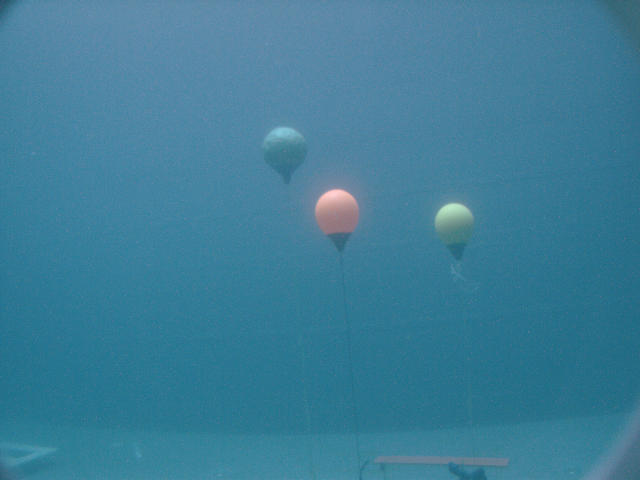
#> input picture 06a_kmeans/images/buoys.png, 640 x 480 px, found by its file name
$ python template.py
#> lines starting #> are read from the running program, lines starting #| are printed output that depends on the picture
### 06a_kmeans/tools.py
import itertools
import sklearn.datasets as datasets
import matplotlib
import matplotlib.pyplot as plt
import numpy as np
from scipy import linalg


def load_iris():
    '''
    Load the iris dataset that contains N input features
    of dimension F and N target classes.

    Returns:
    * inputs (np.ndarray): A [N x F] array of input features
    * targets (np.ndarray): A [N,] array of target classes
    '''
    iris = datasets.load_iris()
    return iris.data, iris.target, [0, 1, 2]


def image_to_numpy(path: str = './images/buoys.png'):
    '''Converts an image to a numpy array and returns
    it and the original width and height
    '''
    # we only want the RGB values, not the A value.
    image = plt.imread(path)[:, :, :3]
    # reshape image from [width, height, 3] to [width*height, 3]
    return image.reshape(-1, image.shape[2]), (image.shape[0], image.shape[1])


# [50 lines left out: function plot_gmm_results, not called in this run]


# [2 lines that do not run on import are left out]

### 06a_kmeans/template.py
# Author: Huldar
# Date: 2024-10-23
# Project: Assignment 6a
# Acknowledgements:
#

# Imports
import numpy as np
import sklearn as sk
from sklearn.cluster import KMeans
from sklearn.metrics import accuracy_score, confusion_matrix
from sklearn.mixture import GaussianMixture
import matplotlib.pyplot as plt
from typing import Union

from tools import load_iris, image_to_numpy, plot_gmm_results

def distance_matrix(
    X: np.ndarray,
    Mu: np.ndarray
) -> np.ndarray:
    '''
    Returns a matrix of euclidian distances between points in X and Mu.

    Inputs:
    X : A [N x f] array of samples
    Mu : A [K x f] array of prototypes

    outputs:
    dist : A [N x K] array of euclidian distances where dist[i, j] is the euclidian distance between X[i, :] and Mu[j, :]
    '''
    # Find N, K and f
    N, f = X.shape
    K = Mu.shape[0]

    # Initialize dist as zeros of size (n x k)
    dist = np.zeros([N,K])

    # For each each value in dist, calculate distance between X and Mu
    for i in range(N):  # For each data sample
        for j in range(K):  # For each prototype vector
            # Calculate distance
            dist[i,j] = np.linalg.norm(X[i,:]-Mu[j,:])
        # End for j
    # End for i

    # Return dist
    return dist

def determine_r(dist: np.ndarray) -> np.ndarray:
    '''
    Returns a matrix of binary indicators, determining
    assignment of samples to prototypes.

    Input:
    dist : A [N x K] array of distances

    Returns:
    R : A [N x K] array where R[i, j] is 1 if sample i is closest to prototype j and 0 otherwise.
    '''
    # Init R as zeros of size (N x K)
    N, K = dist.shape
    R = np.zeros([N,K],dtype=int)

    # Loop through each row of dist and set the value in r to 1 for the lowest corresponding distance in dist
    for n in range(N):
        # Reset or initialize index and min_dist
        index = -1
        min_dist = float('inf') # Set as high as possible
        # Loop through each column of dist to check the distances
        for k in range(K):
            # Check if distance is smaller than the min_dist found so far, if so, update min_dist and index
            if dist[n,k] < min_dist:
                min_dist = dist[n,k]
                index = k
        # end for k

        # Set value for R at index as 1
        R[n,index] = 1
    # end for n

    # Return R
    return R

def determine_j(R: np.ndarray, dist: np.ndarray) -> float:
    '''
    Calculates the value of the objective function given arrays of indicators and distances.
    Based on equation 15.1 from Bishop

    Inputs:
    R : [N x K] array where R[i, j] is 1 if sample i is closest to prototype j and 0 otherwise.
    dist : [N x K] array of distances

    output:
    j_hat : The value of the objective function
    '''
    # Get linear combination of R and dist for each row in dist
    # Find minimum value
    # j = np.min(dist.dot(R.transpose()))
    N, K = dist.shape

    j_hat = 0

    for n in range(N):
        for k in range(K):
            j_hat = j_hat + R[n][k]*dist[n][k] #*dist[n][k]

    '''
    # How Danielle did it
    total_dist = np.sum(R*dist)
    average_dist = total_dist / R.shape[0]
    '''

    # return j_hat
    return j_hat/N

def update_Mu(Mu: np.ndarray, X: np.ndarray, R: np.ndarray) -> np.ndarray:
    '''
    Updates the prototypes, given arrays of current prototypes, samples and indicators.
    Equation from instructions:
    M-step, mu_k = sum over n {r_nk * x_n} / sum over n {r_nk}

    Inputs:
    Mu: A [K x f] array of current prototypes.
    X : A [N x f] array of samples.
    R : A [N x K] array of indicators.

    Returns:
    mu_new : A [K x f] array of updated prototypes.
    '''
    # Find N, K and f
    N = X.shape[0]
    K = Mu.shape[0]
    f = Mu.shape[1]

    # Initialize updated mu array, mu_new
    mu_new = np.zeros([K, f])

    # For each k (row in mu) in K, update mu prototype vector
    for k in range(K):
        # Find sum of all R's in column k, r_sum
        r_sum = np.sum(R[:,k])

        # Re-initialize rx_sum
        rx_sum = 0

        # For each n (row in X) in N
        for n in range(N):
            # Find sum of r_nk * x_n, rx_sum
            rx_sum = rx_sum + R[n,k]*X[n]
        # End for n

        # Set row k in mu_new as rx_sum/r_sum
        mu_new[k] = rx_sum/r_sum
        # Check for division by zero, if zero, reinitalize mu to random datapoint
        if r_sum == 0:
            mu_new[k] = X[np.random.randint(0,N)]
            # raise ZeroDivisionError("Division by zero in update_mu")
    # End for k

    # Return mu_new
    return mu_new

def k_means(X: np.ndarray, K: int, num_its: int) -> Union[list, np.ndarray, np.ndarray]:
    '''
    Performs the K-means algorithm according to the github instructions.

    Inputs:
    X       : A [N x f] array of samples.
    K       : Numberof clusters of data points
    num_its : The number of iterations

    Returns:
    J_hats  : List, length num_its, of the value of the objective function for each iteration
    Mu      : A [K x f] array of prototypes where each row is a prototype vector
    R       : A [N x K] array of indicators.
    '''
#> called with X = array of shape (150, 4), K = 4, num_its = 10
    # Standardize the sample data, find mean and standard deviation
    # Note: run the k_means algorithm on X_standard, not X.
    X_mean = X.mean(axis=0)
    X_std = X.std(axis=0)
    X_standard = (X-X_mean)/X_std

    # Step 1: Initialize K prototypes by picking K random samples from X as prototypes, Mu
    nn = sk.utils.shuffle(range(X_standard.shape[0]))
    Mu = X_standard[nn[0: K], :]

    # Initialize J_hat as an empty list
    J_hats = []

    # For each iteration
    for iter in range(num_its):

        # Step 2: E-step, calculate distance matrix, dist_matrix, as well as determining R [N x K] matrix with each r_nk indicator
        dist_matrix = distance_matrix(X_standard, Mu)
        R = determine_r(dist_matrix)

        # Step 3: Calculate value of J hat, objective function, for all r_nk and mu_k. Append value to the list
        J_hats.append(determine_j(R, dist_matrix))

        # Step 4: M-step, find new mus
        Mu = update_Mu(Mu, X_standard, R)

        # Step 5: Compare new J_hat to previous J_hat. If the difference is above a certain threshold, we perform steps 2-4 again. Otherwise we continue up to a maximum number of iterations.
        # Note: We have no threshold so we perform the number of iterations
    # End for iter

    # "de-standardize" the prototypes
        for i in range(K):
            Mu[i, :] = Mu[i, :] * X_std + X_mean

    # Return Mu, R and J_hats
    return [J_hats, Mu, R]

def _plot_j(iters: int, js: list):
    '''
    Plots the objective function as a function of iterations.
    Saves plot to 1_6_1.png

    inputs:
    iters   : Number of iterations
    js      : List of js corresponding to the iterations.
    '''
#> called with iters = 10
    # Plot js as a function of iters
    plt.plot(range(iters), js)
    # Label axis
    plt.xlabel("Iterations")
    plt.ylabel("Objective function, J hat")
    # Label title
    plt.title("Running values of J hat ", fontsize = 20)

    # Save plot as 1_6_1.png
    plt.savefig("06a_kmeans\\1_6_1.png")
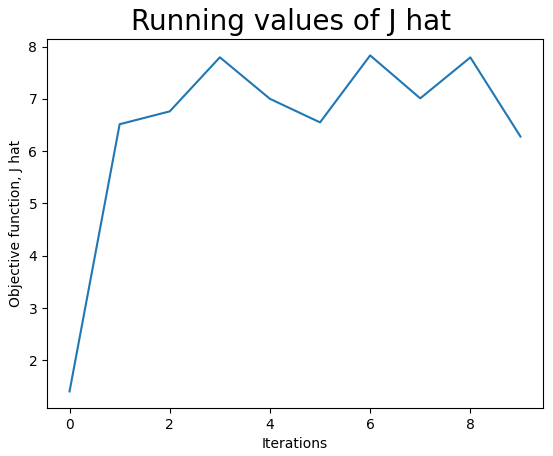
#> figure drawn by matplotlib, 1 panel; curve peaks at x = 6, y = 7.83

def _plot_multi_j(X: np.ndarray, iters: int = 10, ks: list = [2, 3, 5, 10]):
    '''
    Plots _plot_j()  times for each
    Saves the plot to 1_7_1.png

    inputs:
    iters   : Number of iterations
    ks      : List of ks where each k is run in the k_means algorithm
    '''
#> called with X = array of shape (150, 4), iters = 10
    # Make list of j_hat lists
    j_hats = []

    # get number of ks
    n_ks = len(ks)

    # Find number of rows and number of columns
    nrows = int(np.sqrt(n_ks))
    ncols = nrows
    if nrows*ncols < n_ks:
        nrows += 1

    # Create subplots with shared x axis but not y axis
    fig, subplots = plt.subplots(nrows, ncols, sharex=True, sharey=False)
    # Title plot
    fig.suptitle("J hat as a function of iterations for different values of k")

    # Collect j_hats
    for k in range(n_ks):
        # Run k_means to collect j_hats
        j_hats.append(k_means(X,ks[k], iters)[0])

    for row in range(nrows):
        for col in range(ncols):
            k = row*ncols+col
            # Plot on subplot
            subplots[row][col].plot(range(iters),j_hats[k], label=("k = " + str(k)))
            # Label axis
            if row == (nrows-1):
                subplots[row][col].set_xlabel("Iterations")
            if col == 0:
                subplots[row][col].set_ylabel("J hat")
            # Title plot
            subplots[row][col].set_title("k = " + str(ks[k]))

    # Save plot as 1_7_1.png
    plt.savefig("06a_kmeans\\1_7_1.png")
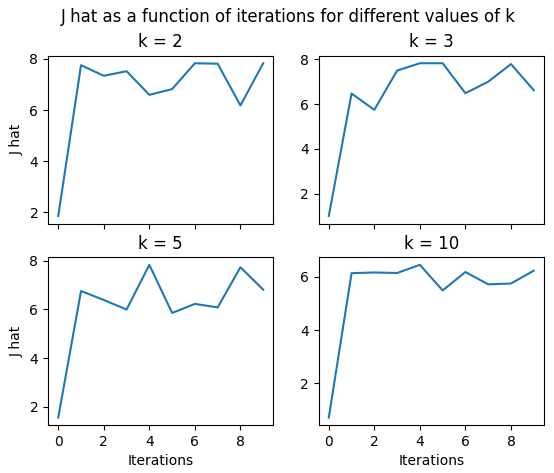
#> figure drawn by matplotlib, 4 panels; panel 3: curve peaks at x = 4, y = 7.83; panel 4: curve peaks at x = 4, y = 6.45

def k_means_predict(X: np.ndarray, t: np.ndarray, classes: list, num_its: int) -> np.ndarray:
    '''
    Performs classification predictions for each datapoint in X using the k_means() algorithm.

    Inputs:
    X : A [N x f] array of input features
    t : A [N] array of target labels
    classes : A list of possible target labels. The number of classes, K, tells us how many clusters to make
    num_its : Number of k_means iterations

    Output:
    the predictions : [N]
    '''
#> called with X = array of shape (150, 4), t = array of shape (150,), num_its = 5
    # Find K, the number of classes
    K = len(classes)
    # Find N, the number of datapoints
    N = X.shape[0]

    # Run k_means algorithm to get J_hats, Mu and R
    J_hats, Mu, R = k_means(X, K, num_its)

    # Initialize predictions
    predictions = np.zeros(N, dtype=int)

    # Loop through each datapoint
    for n in range(N):
        # Reinitialize class_ID
        class_ID = -1

        # Loop through each column of R
        for k in range(K):
            # The column of R which is equal to 1 indicates which class the datapoint belongs to, get class_ID
            if R[n][k] == 1:
                class_ID = k
        # End for k
        # save the class ID to our predictions as integers
        predictions[n] = class_ID
    # End for n

    # return predictions
    return predictions

def _iris_kmeans_accuracy(targets: np.ndarray, predictions: np.ndarray) -> float :
    '''
    Determine the accuracy of predictions made by k_means on a dataset [X, t] where we assume
    the most common cluster for a class label corresponds to that label.
    Accuracy = (Number of correct predictions) / number of data points

    inputs:
    targets     : The actual target classes
    predictions : The predicted classes

    output:
    accuracy    : The accuracy of the predictions
    '''
    # Find number of data points, N
    N = targets.shape[0]

    # Initialize number of correct predictions, N_true
    N_true = 0

    # Loop through each target, count number correct predictions, N_true
    for n in range(N):
        if predictions[n] == targets[n]:
            N_true += 1

    accuracy = N_true/N

    # Return accuracy
    return accuracy

def _iris_kmeans_confusion_matrix(targets: np.ndarray, predictions: np.ndarray) -> np.ndarray:
    '''
    Determine the confusion matrix of predictions made by k_means on a dataset [X, t] where we
    assume the most common cluster for a class label corresponds to that label.

    inputs:
    targets     : The actual target classes
    predictions : The predicted classes

    output:
    confusion_matrix : [K x K] A matrix which tells us how many of each prediction is correct and how many of the incorrect ones belong to which class
                        The rows correspond to the target class and the columns to the predicted class.
    '''
    # Find out how many classes there are by getting the maximum value from either targets or predictions
    K = max(np.max(targets),np.max(predictions)) + 1

    # Initialize zero confusion matrix
    confusion_matrix = np.zeros([K, K])

    # Find number of data points, N
    N = len(targets)

    # Go through each prediction and target
    for n in range(N):
        # Increment the corresponding cell in the confusion matrix
        confusion_matrix[int(targets[n]),predictions[n]] += 1

    # Return confusion_matrix
    return confusion_matrix

def _my_kmeans_on_image(K, iters, ):
    '''
    I don't know what this function is for
    - Huldar, 2024-10-28
    '''
    # k_means()

    pass

def plot_image_clusters(n_clusters: list, image: np.ndarray, w: int, h: int):
    '''
    Plot the clusters found using sklearn k-means.

    inputs:
    n_clusters  : List with how many clusters to try
    image       : [N x 3] array with the RGB values of the image
    w           : Width of the image
    h           : Height of the image
    '''
    for k in range(len(n_clusters)):
        # image, (w, h) = image_to_numpy() # This was here when I got here, I don't agree with loading this data inside the function, better to pass it in - Huldar 2024-10-28
        kmeans = KMeans(n_clusters[k]).fit(image)

        plt.figure()
        plt.subplot(121)
        plt.imshow(image.reshape(w, h, 3))
        plt.subplot(122)
        plt.imshow(kmeans.labels_.reshape(w, h), cmap="plasma")
        # plt.show()
        # Save plot as 2_1_i.png where i is the number of this image
        plt.savefig("06a_kmeans\\2_1_" + str(k+1) + ".png")


def _gmm_info():
    ...


def _plot_gmm():
    ...

if __name__ == "__main__":
    """
    You can test your code inside this scope without having to comment it out
    everytime before submitting. It also makes it easier for you to
    know what is going on in your code.
    """
    print(" ")
    print("\nRunning template.py for assignment 6a")
    # Init grade estimate counter
    n_sections:int = 0
    n_sections_correct:int = 0

    '''
    K-means algorithm
    1. Initialize the k prototypes. Typically these are chosen at random from the set of samples.
    2. E-step:
        - Calculate the distance matrix ( D ) of size [ n × k ] . Element D [ i , j ] is the euclidean distance between sample i and prototype j .
        - Determine r n k for each point x n . We set r n k = 1 and r n j = 0 , j ≠ k if we decided x n belongs to k . Typically we make this determination by choosing the μ k closest to x n .
    3. We then calculate the value of J , our objective function: $$ J = \sum_{n=1}^N \sum_{k=1}^K r_{nk} ||x_n - \mu_k ||^2 $$ our goal is to find values for all r n k and all μ k (our parameters) to minimize the value of J . Here, we will be using the average distance from the points to their cluster means as the objective value (let's call it J ^ ). $$ \hat{J} = \frac{1}{N}\sum_{n=1}^N \sum_{k=1}^K r_{nk} || x_n - \mu_k || $$
    4. M-step We now recompute the value of the prototypes: $$ \mu_k = \frac{\sum_n r_{nk} x_n}{\sum_n r_{nk}} $$
    5. Compare the current value of J ^ to the previous value of J ^ . If the difference is above a certain threshold, we perform steps 2-4 again. Otherwise we continue up to a maximum number of iterations.
    '''
    # 1.1
    n_sections = n_sections+1
    print("1.1 - ",end="")

    a = np.array([[1, 0, 0],
                  [4, 4, 4],
                  [2, 2, 2]])
    b = np.array([[0, 0, 0],
                  [4, 4, 4]])
    dist_ab = distance_matrix(a, b)
    if str(dist_ab) == str(np.array([[1. ,6.40312424],[6.92820323, 0.],[3.46410162, 3.46410162]])):
        print("Pass")
        n_sections_correct = n_sections_correct + 1
    else:
        print("Fail")

    # 1.2
    n_sections = n_sections+1
    print("1.2 - ",end="")
    dist = np.array([[  1,   2,   3],
                    [0.3, 0.1, 0.2],
                    [  7,  18,   2],
                    [  2, 0.5,   7]])
    r = determine_r(dist)

    if str(r) == str(np.array([[1,0,0],[0,1,0],[0,0,1],[0,1,0]])) :
        print("Pass")
        n_sections_correct = n_sections_correct + 1
    else:
        print("Fail")

    # 1.3
    n_sections = n_sections+1
    print("1.3 - ",end="")
    dist = np.array([
        [  1,   2,   3],
        [0.3, 0.1, 0.2],
        [  7,  18,   2],
        [  2, 0.5,   7]])
    r = determine_r(dist)
    j = determine_j(r, dist)

    if j == 0.9 :
        print("Pass")
        n_sections_correct = n_sections_correct + 1
    else:
        print("Fail")

    # 1.4
    n_sections = n_sections+1
    print("1.4 - ",end="")

    X = np.array([
    [0, 1, 0],
    [1, 0, 0],
    [0, 0, 0]])
    Mu = np.array([
    [0.0, 0.5, 0.1],
    [0.8, 0.2, 0.3]])
    R = np.array([
    [1, 0],
    [0, 1],
    [1, 0]])

    mu_new = update_Mu(Mu, X, R)

    if str(mu_new) == str(np.array([[0.0,0.5,0.0],[1.0,0.0,0.0]])) :
        print("Pass")
        n_sections_correct = n_sections_correct + 1
    else:
        print("Fail")

    # 1.5
    n_sections = n_sections+1
    print("1.5 - ",end="")

    X, y, c = load_iris()
    K = 4
    num_its = 10
    J_hats, Mu, R = k_means(X, K, num_its)

    print("Complete")
    n_sections_correct = n_sections_correct + 0.5

    print("Mu:")
    print(Mu[1:10,:])
    print(".......")
    print("R:")
    print(R[1:10,:])
    print(".......")
    print("J_hats")
    print(J_hats[1:min(len(J_hats),10)])
    print(".......")

    print("Example output:")
    print('''array([ \n
        [6.15833333, 2.8875    , 4.82916667, 1.62916667],
        [5.50833333, 2.47083333, 3.82916667, 1.17083333],
        ...),
        array([
        [0, 0, 1, 0],
        [0, 0, 1, 0],
        ...),
        [0.9844512801797404, 0.7868265220144953, ...]''')

    # 1.6
    n_sections = n_sections+1
    print("1.6 - ",end="")
    _plot_j(num_its, J_hats)
    print("Plot saved")
    n_sections_correct = n_sections_correct + 0.5

    # 1.7
    n_sections = n_sections+1
    print("1.7 - ",end="")
    ks = [2, 3, 5, 10]
    _plot_multi_j(X, num_its, ks)
    print("Plot saved")
    n_sections_correct = n_sections_correct + 0.5

    # 1.8
    n_sections = n_sections+1
    print("1.8 - ",end="")
    '''Answer the following questions:

    According to the results from section 1.7, what is the best value of k according to the objective function?
    If we have n samples and we set k = n , what would happen?
    Is it a good strategy to set k = n ? Why/Why not?'''
    # Make text answer
    text_answer = "1: 10, the highest value we tried.\n\
2: if K = N then each datapoint would be its own cluster and this whole thing would be kind of pointless.\n\
    Each datapoint would belong to its own \"cluster\" and the r matrix would reflect that resulting in no changes per iteration.\n\
3: It is not a good strategy to set K = N, see answer to question 1_8_2 for explanation."

    with open('.\\06a_kmeans\\1_8.txt', 'w') as f:
        f.write(str(text_answer))
    print("File updated")
    n_sections_correct = n_sections_correct + 0.5

    # 1.9
    n_sections = n_sections+1
    print("1.9 - ",end="")
    X, t, c = load_iris()
    num_its = 5
    predictions = k_means_predict(X, t, c, num_its)
    print("Complete")
    n_sections_correct = n_sections_correct + 0.5

    print("Predictions:")
    print(predictions)
    print("Example output:")
    print("[0. 0. 0. 0. 0. 0. 0. 0. 0. 0. 0. 0. 0. 0. 0. 0. 0. 0. 0. 0. 0. 0. 0. 0.\n\
 0. 0. 0. 0. 0. 0. 0. 0. 0. 0. 0. 0. 0. 0. 0. 0. 0. 0. 0. 0. 0. 0. 0. 0.\n\
 0. 0. 2. 2. 2. 1. 1. 1. 2. 1. 1. 1. 1. 1. 1. 1. 1. 2. 1. 1. 1. 1. 1. 1.\n\
 ...\n\
 2. 1. 2. 1. 2. 2. 1. 1. 2. 2. 2. 2. 2. 1. 1. 2. 2. 2. 1. 2. 2. 2. 1. 2.\n\
 2. 2. 1. 2. 2. 1.]")

    # 1.10
    n_sections = n_sections+1
    print("1.10 - ",end="")
    '''Using the actual class labels of the samples and the predictions made by k_means determine the accuracy
    and confusion matrix of the prediction. You can use _iris_kmeans_accuracy for this.'''
    # Make text answer
    accuracy = _iris_kmeans_accuracy(t, predictions)
    confusion_matrix = _iris_kmeans_confusion_matrix(t, predictions)
    text_answer = "Accuracy:\n{:.03f}".format(accuracy) + "\nConfusion matrix:\n" + str(confusion_matrix)

    with open('.\\06a_kmeans\\1_10.txt', 'w') as f:
        f.write(str(text_answer))
    print("File updated")
    n_sections_correct = n_sections_correct + 0.5

    ## Section 2 - Clustering an image
    # 2.1
    n_sections = n_sections+1
    print("2.1")
    K = 7
    iters = 5

    # Get image data as X
    X_flattened, (w, h) = image_to_numpy("06a_kmeans/images/buoys.png")
#> w = 480; h = 640

    # J_hats, Mu, R = k_means(X_flattened, K, iters) # Took 3 minutes to run. Huldar 2024-10-28 18:43
    # _plot_j(iters, J_hats)
    num_clusters = [2, 5, 10, 20]
    plot_image_clusters(num_clusters, X_flattened, w, h)
#> the loop in plot_image_clusters, `for k in range(len(n_clusters)): # image, (w, h) = image_to_numpy() # ..` made 4 passes
#> pass 1, in plot_image_clusters, `plt.savefig("06a_kmeans\\2_1_" + str(k+1) + ".png")`:
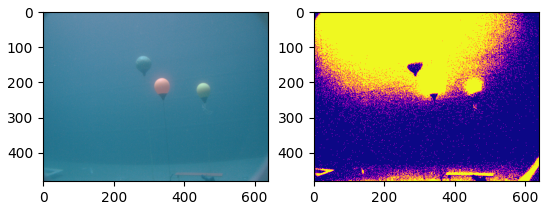
#> figure drawn by matplotlib, 2 panels
#> pass 2, in plot_image_clusters, `plt.savefig("06a_kmeans\\2_1_" + str(k+1) + ".png")`:
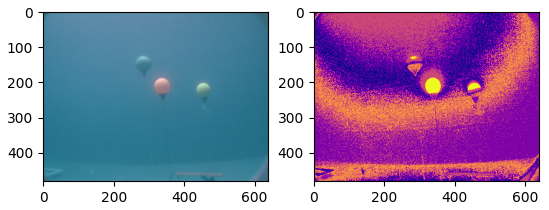
#> figure drawn by matplotlib, 2 panels
    print("Plots saved")
    n_sections_correct = n_sections_correct + 0.5

    print("\n---------------------------------------------------------------\nRun succesful :)\n")
    print(("Estimated " + str(n_sections_correct) + " points out of " + str(n_sections)))
    print("Grade estimate: {:.2f}\n".format(10*n_sections_correct/n_sections))

'''
    if str() == str() :
        print("Pass")
        n_sections_correct = n_sections_correct + 1
    else:
        print("Fail")
'''
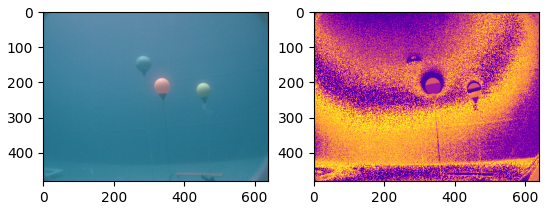
#> figure drawn by matplotlib, 2 panels
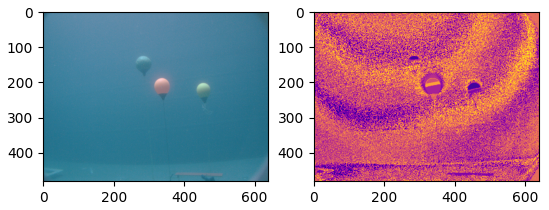
#> figure drawn by matplotlib, 2 panels
